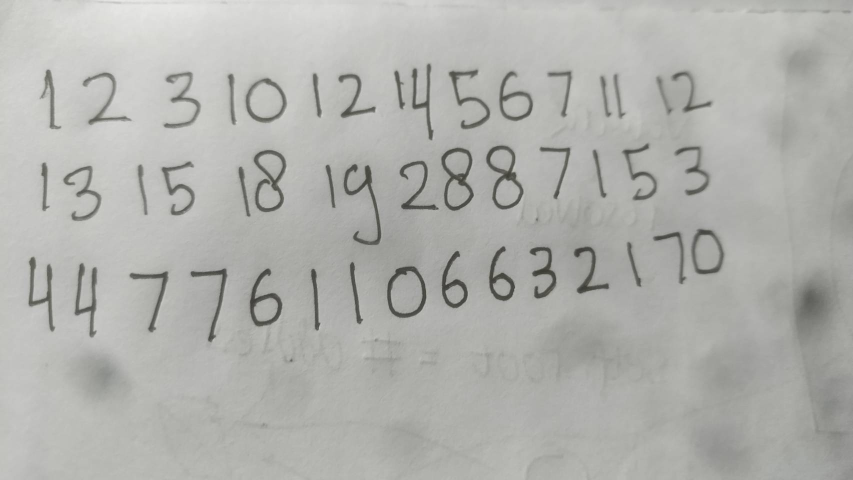
#> input picture img/301914.jpg, 1706 x 960 px (shown at 1/2 size)
$ jupyter execute --allow-errors Shape_Detection_Optimized.ipynb   (older library calls are emulated)
#> lines starting #> are read from the running program, lines starting #| are printed output that depends on the picture
# Shape Detection Optimized
This is the optimized version of shape detection. Few library are written in c for extra performance. C library are build into shared library in .so file, therefore this application can only be run via linux. If on windows, use WSL instead.

# Import Library

[cell 1]
# Install required library
# run this once
#import sys
#!{sys.executable} -m pip install -r "../../requirements.txt"

[cell 2]
# Import Library
from os import getcwd, mkdir
import cv2
import numpy as np
import matplotlib.pyplot as plt
import PIL
import scipy.ndimage as sciim
from scipy.signal import savgol_filter
from os.path import abspath
from time import time
from ctypes import *
from multiprocessing import Pool, cpu_count

# Global Variables

[cell 3]
IMG_DIRPATH = "../../img/"
SO_DIRPATH = "../libs/"

# Import C Shared Library

## Structure Class

[cell 4]
# Struct
class Image(Structure):
  _fields_ = [
    ("img", POINTER(c_ubyte)),
    ("nx", c_int),
    ("ny", c_int),
  ]
class Position(Structure):
   _fields_ = [
     ("x", c_uint32),
     ("y", c_uint32),
   ]
class Data(Structure):
  _fields_ = [
    ("object", POINTER(POINTER(POINTER(Position)))),
    ("length", c_int)
  ]

## CDLL

[cell 5]
# BBOX
SO_FILE_BBOX = SO_DIRPATH + 'libbbox.so'
#> (the rest of this cell did not finish here and is left out)

[cell 6]
# Thresh
SO_FILE_THRESH = SO_DIRPATH + 'libthresh.so'
#> (the rest of this cell did not finish here and is left out)

[cell 7]
# Image To Serial and Serial To Images
SO_FILE_IMAGES = SO_DIRPATH + 'libimage.so'
#> (the rest of this cell did not finish here and is left out)

[cell 8]
# Loop Counter
SO_FILE_COUNTER = SO_DIRPATH + 'libcounter.so'
#> (the rest of this cell did not finish here and is left out)

## C Interface Function

[cell 9]
def serializeArray_c(pixels, nx, ny):
    pixels_ptr = POINTER(c_ubyte) * ny
    temp = []
    for i in range(ny):
        temp.append(cast(np.ctypeslib.as_ctypes(pixels[i]), POINTER(c_ubyte)))

    pixels_ptr = cast(pixels_ptr(*temp), POINTER(POINTER(c_ubyte)))

    data_ptr = image_c.image_to_serial(pixels_ptr, nx, ny)
    return np.ctypeslib.as_array(data_ptr, (nx * ny,))

# [92 lines left out: functions toMatrix, bbox_pipeline, thresh_pipeline, loop_count_c, not called in this run]

# Class Definitions

## Image Class

[cell 10]
class Images():
    def __init__(self, filename) -> None:
#> called with filename = '../../img/301914.jpg'
        self.pixels = cv2.imread(filename)
#> self.pixels is the input picture: shape (960, 1706, 3); mean B, G, R 173.2, 177.1, 176.5
        self.backup = None

    def toGrayscale(self):
      self.pixels = cv2.cvtColor(self.pixels, cv2.COLOR_BGR2GRAY)
#> self.pixels: shape (960, 1706)

    def accentPicture(self, iterations=1):
      self.pixels = cv2.erode(self.pixels, np.ones((7,7), np.uint8), iterations=iterations)

    def doBackup(self):
      self.backup = np.copy(self.pixels)

    def restart(self):
      self.pixels = np.copy(self.backup)

## Shadow Removal Class

[cell 11]
class ShadowRemoval():
  def __init__(self, img):
    self.img = img
    self.kernel = np.ones((7, 7), np.uint8)
    self.output = None

  def remove(self, iterations=1):
#> called with iterations = 1
    rgb_planes = cv2.split(self.img.pixels)
    result_norm_planes = []
    for plane in rgb_planes:
        dilated_img = cv2.dilate(plane, np.ones((11,11), np.uint8))
        bg_img = cv2.medianBlur(dilated_img, 21)
        diff_img = 255 - cv2.absdiff(plane, bg_img)
        norm_img = cv2.normalize(diff_img,None, alpha=0, beta=255, norm_type=cv2.NORM_MINMAX, dtype=cv2.CV_8UC1)
        result_norm_planes.append(norm_img)
#> this loop made 1 pass
#> pass 1, in remove, `diff_img = 255 - cv2.absdiff(plane, bg_img)`:
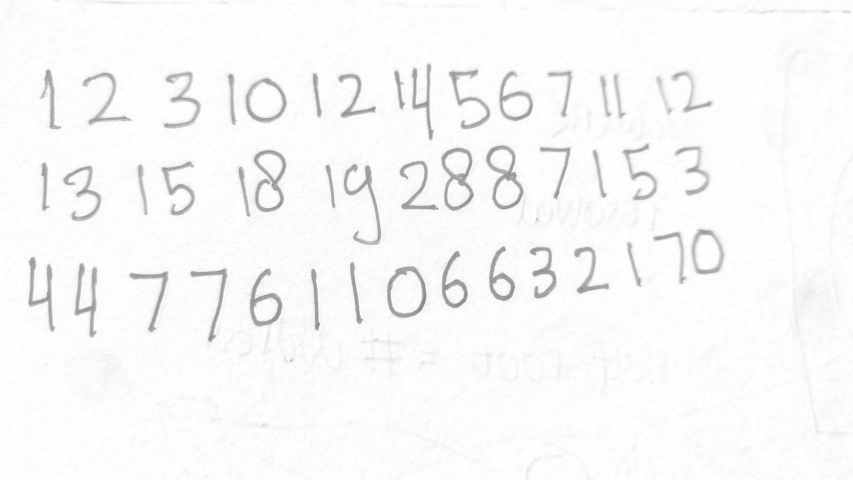
#> diff_img: shape (960, 1706) (shown at 1/2 size); min 126, max 255, mean 248.2
#> pass 1, in remove, `norm_img = cv2.normalize(diff_img,None, alpha=0, beta=255, norm_type=c..`:
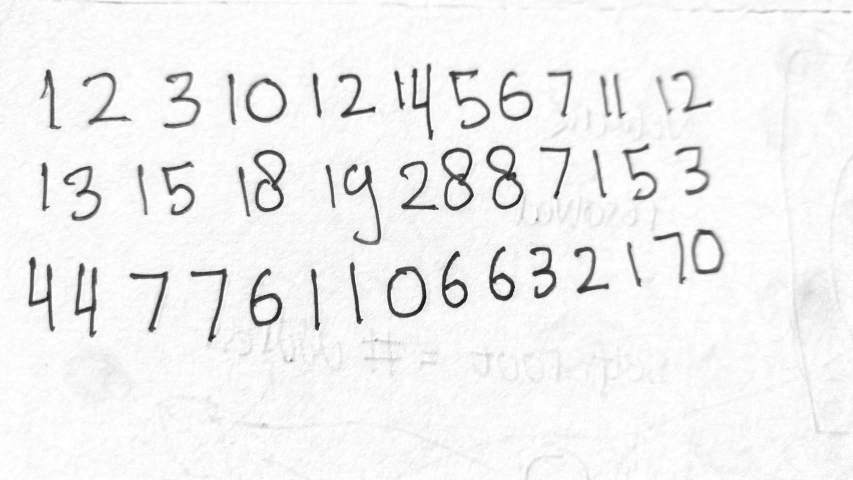
#> norm_img: shape (960, 1706) (shown at 1/2 size); min 0, max 255, mean 241.4
#> after the loop:
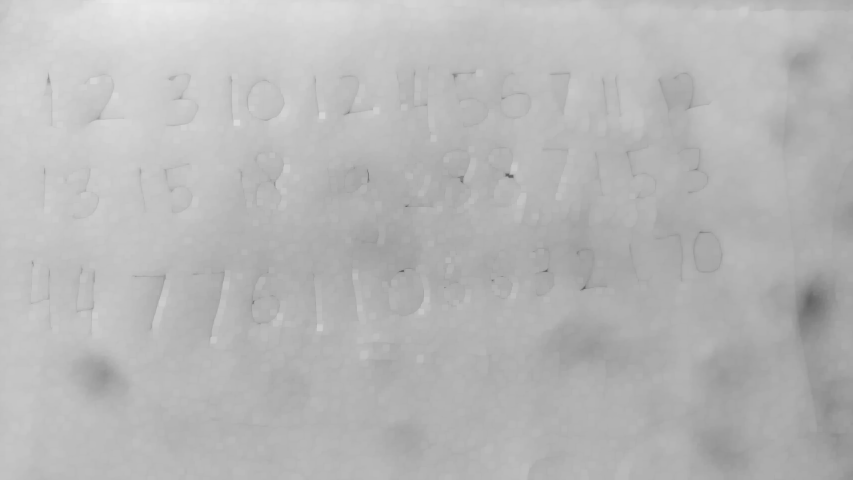
#> dilated_img: shape (960, 1706) (shown at 1/2 size); min 82, max 234, mean 183.2
#> after the loop, result_norm_planes = 1 item
    shadowremov = cv2.merge(result_norm_planes)
    self.output = shadowremov

  def update(self):
    self.img.pixels = self.output

# Function Definitions

[cell 12]
# [176 lines left out: functions shiftImage, scaleImage, centerImage, filteredImages, getShape, getPartitions and 6 more, not called in this run]

[cell 13]
# [20 lines left out: function showPicture, not called in this run]

# Method
## A. Image Preprocess
1. Change image from RGB to grayscale
2. Remove any shadow present in the images
3. Find the images threshold, that is the pixels point where all pixels in the left of the threshold is object and in the right is the background (maximum value is 200)
4. Serialize images into an array
5. Thresh the images. Everything that falls below threshold point would be converted to DATA_PIXELS_INTENSIY(0) and above would be converted to BG_PIXELS_INTENSITY(255)

## B. Image Detection
1. Find each images frames by using bbox
2. from bbox (objs) find the partition and sort the partition based on its min_j value
3. From bbox objs value(the frames), find the corresponding images from pixels
4. From detected images, scale into 28x28 pixels
5. Detect the loops
6. Serialize into array of features

[cell 14]
start_time = time()

[cell 15]
FILENAME = "301914.jpg"
try:
    mkdir(abspath("../../out/{}".format(FILENAME)))
except Exception as e:
    print(e)
    pass

[cell 16]
try:
     mkdir(abspath("../../out/{}/detected_shapes".format(FILENAME)))
except Exception as e:
    print(e)
    pass

[cell 17]
IMG_FILEPATH = IMG_DIRPATH + FILENAME

[cell 18]
# load image
img2 = Images(IMG_FILEPATH)
img2.toGrayscale()

[cell 19]
shr2 = ShadowRemoval(img2)
shr2.remove()

[cell 20]
shr2.update()

[cell 21]
# Serialize Array
ny, nx = np.shape(img2.pixels)
#> ny = 960; nx = 1706
#> (the rest of this cell did not finish here and is left out)

#> after the loop in serializeArray_c, `for i in range(ny):`: temp = 960 items

$ run again, with img/296537.jpg copied over img/301914.jpg
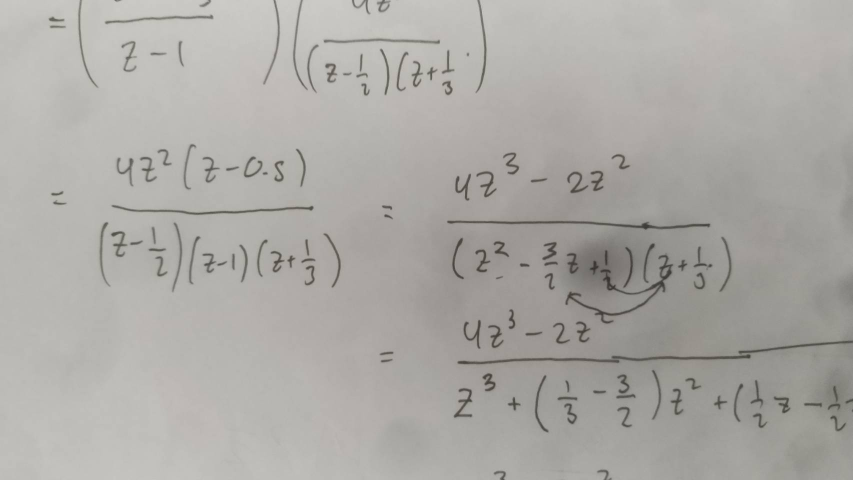
#> input picture img/296537.jpg, 1706 x 960 px (shown at 1/2 size)
#> in __init__, self.pixels is the input picture: shape (960, 1706, 3); mean B, G, R 166.1, 170.1, 172.2
#> self.pixels: shape (960, 1706)
#> the loop in remove, `for plane in rgb_planes:` made 1 pass
#> pass 1, in remove, `norm_img = cv2.normalize(diff_img,None, alpha=0, beta=255, norm_type=c..`:
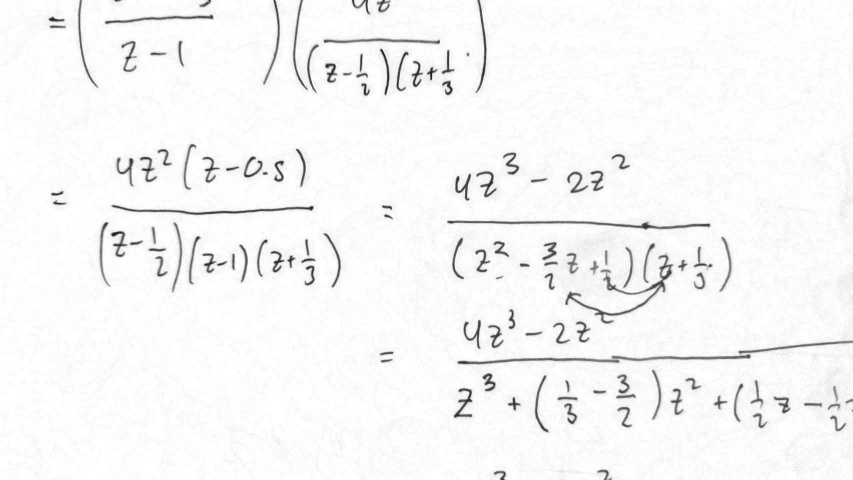
#> norm_img: shape (960, 1706) (shown at 1/2 size); min 0, max 255, mean 246.5
#> after the loop in remove, `for plane in rgb_planes:`:
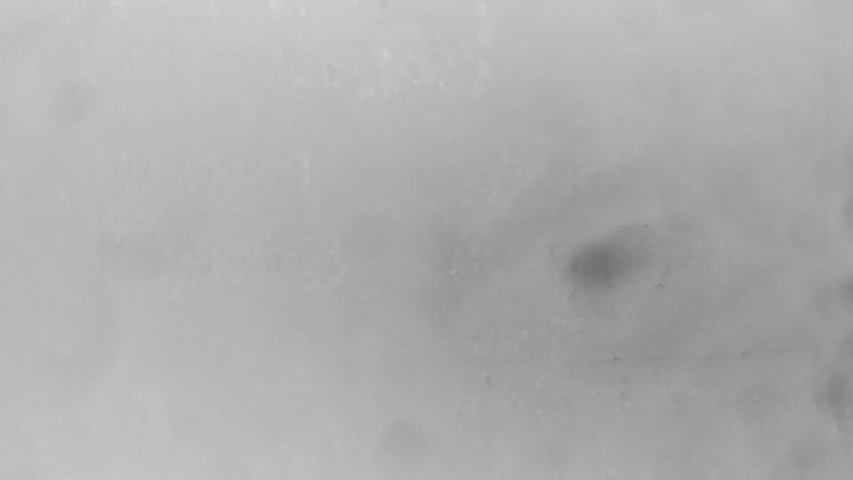
#> dilated_img: shape (960, 1706) (shown at 1/2 size); min 109, max 212, mean 174.2
#> after the loop in remove, `for plane in rgb_planes:`: result_norm_planes = 1 item
#> after the loop in serializeArray_c, `for i in range(ny):`: temp = 960 items

$ run again, with img/296538.jpg copied over img/301914.jpg
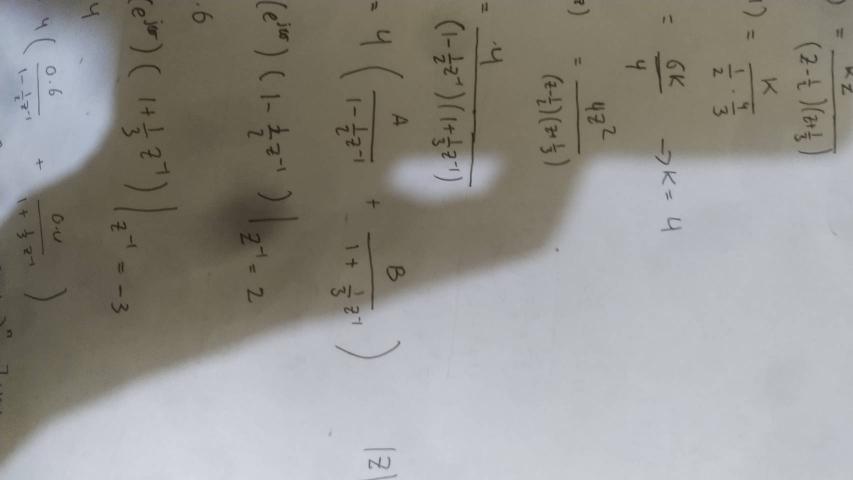
#> input picture img/296538.jpg, 1706 x 960 px (shown at 1/2 size)
#> in __init__, self.pixels is the input picture: shape (960, 1706, 3); mean B, G, R 140.6, 145.8, 147.6
#> self.pixels: shape (960, 1706)
#> the loop in remove, `for plane in rgb_planes:` made 1 pass
#> pass 1, in remove, `norm_img = cv2.normalize(diff_img,None, alpha=0, beta=255, norm_type=c..`:
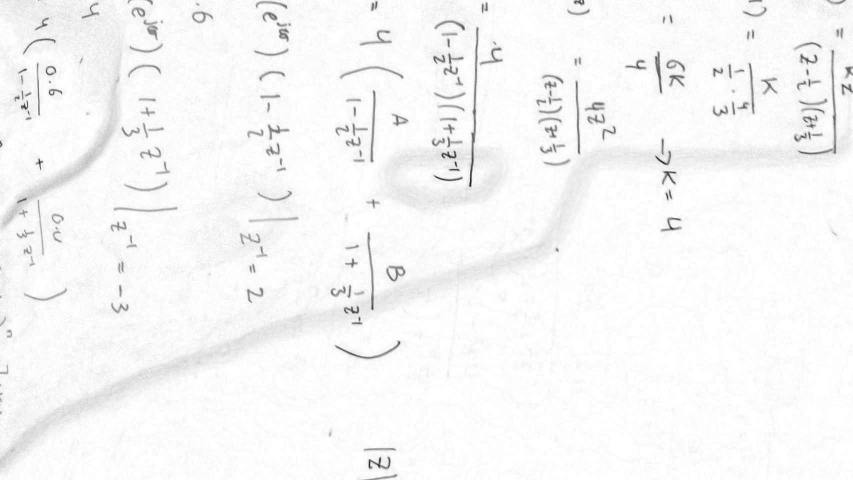
#> norm_img: shape (960, 1706) (shown at 1/2 size); min 0, max 255, mean 247
#> after the loop in remove, `for plane in rgb_planes:`:
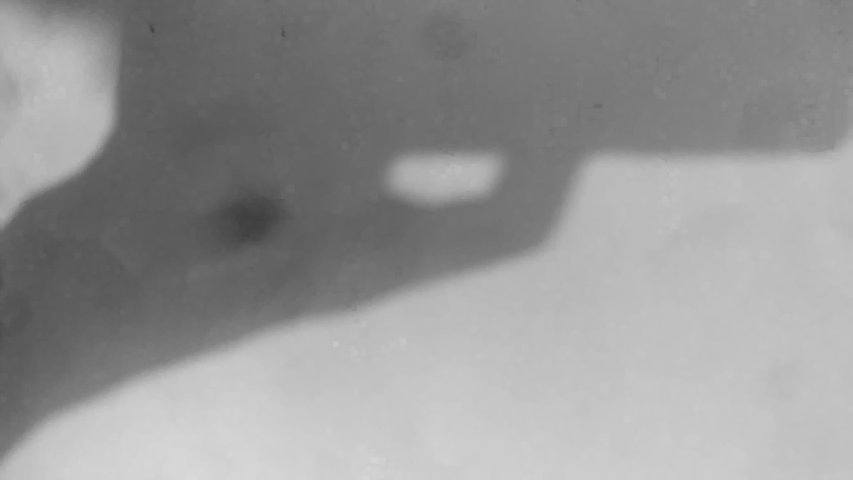
#> dilated_img: shape (960, 1706) (shown at 1/2 size); min 60, max 218, mean 149.6
#> after the loop in remove, `for plane in rgb_planes:`: result_norm_planes = 1 item
#> after the loop in serializeArray_c, `for i in range(ny):`: temp = 960 items
